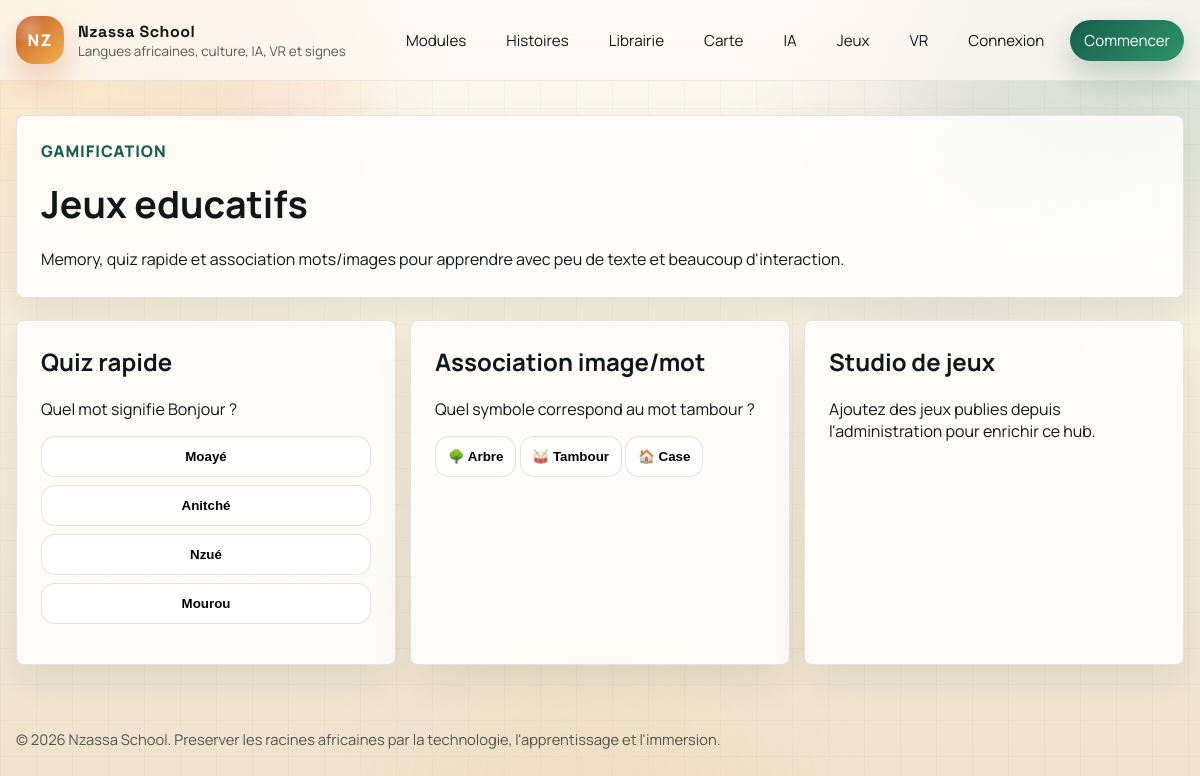
Before: /jeux/ with the older database file.
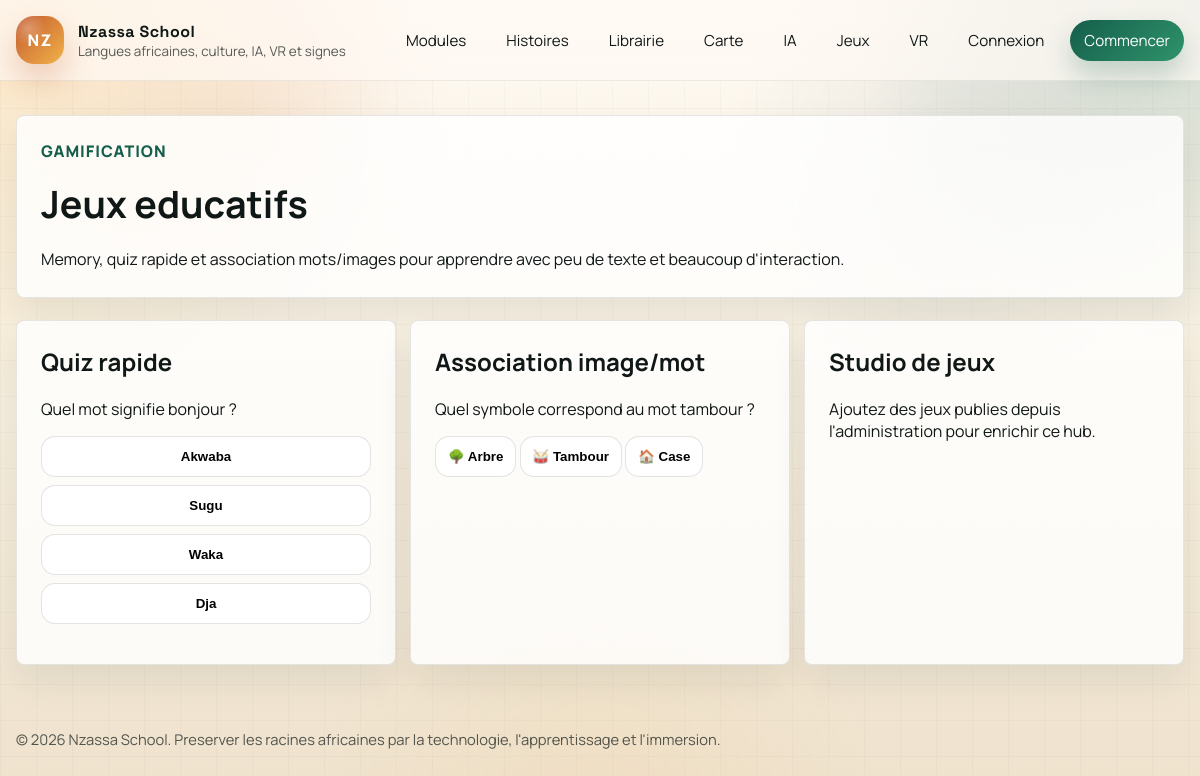
After: the same page with the newer database file.
### nzassa_app/models.py (models this page shows, shortened)
class Traduction(models.Model):
    LANGUES_CHOIX = [
        ("FR", "Francais"),
        ("BAO", "Baoule"),
        ("DIO", "Dioula"),
        ("LSI", "Langue des Signes"),
    ]
    mot_origine = models.CharField(max_length=200, verbose_name="Mot ou phrase")
    langue_cible = models.CharField(max_length=10, choices=LANGUES_CHOIX)
    resultat_traduction = models.TextField()
    video_signe = models.FileField(upload_to="videos/", null=True, blank=True)
    date_ajout = models.DateTimeField(auto_now_add=True)
    class Meta:
        ordering = ["mot_origine"]

### nzassa_app/views.py (the view)
# urls.py: path("jeux/", games_hub, name="games_hub"),
@require_GET
def games_hub(request):
    games = EducationalGame.objects.filter(is_published=True).select_related("language")
    fallback_game = build_landing_game_pack()
    return render(
        request,
        "nzassa_app/games_hub.html",
        {"games": games, "fallback_game": fallback_game},
    )

### nzassa_app/views.py (called while the page is built, shortened)
def get_translation_examples():
    examples = []
    for traduction in Traduction.objects.order_by("date_ajout")[:6]:
        examples.append(
            {
                "source": traduction.mot_origine,
                "target": traduction.resultat_traduction,
                "language_code": traduction.langue_cible,
                "language": traduction.get_langue_cible_display(),
                "voice": LANGUAGE_VOICE_MAP.get(traduction.langue_cible, "fr-FR"),
            }
        )
    if examples:
        return examples

### nzassa_app/templates/nzassa_app/games_hub.html (shortened to what this page needs)
{% extends "nzassa_app/base.html" %}
{% block content %}
<div class="stack">
    <section class="hero">
        <p style="margin-top:0;color:var(--forest);font-weight:900;text-transform:uppercase;letter-spacing:.06em;">Gamification</p>
        <h1 style="margin:0 0 8px;font-size:2.35rem;">Jeux educatifs</h1>
        <p style="line-height:1.75;margin-bottom:0;">Memory, quiz rapide et association mots/images pour apprendre avec peu de texte et beaucoup d'interaction.</p>
    </section>
    <section class="grid">
        <article class="game-card">
            <h2 style="margin-top:0;">Quiz rapide</h2>
            <p id="quiz-question">{{ fallback_game.quiz.question }}</p>
            <div style="display:grid;gap:8px;">
                {% for choice in fallback_game.quiz.choices %}
                    <button class="choice" data-answer="{{ fallback_game.quiz.answer }}">{{ choice }}</button>
                {% endfor %}
            </div>
        </article>
        <article class="game-card">
            <h2 style="margin-top:0;">Association image/mot</h2>
            <p>{{ fallback_game.match.prompt }}</p>
            {% for choice in fallback_game.match.choices %}
                <button class="choice" data-match="{{ choice.label }}" data-answer="{{ fallback_game.match.answer }}">{{ choice.emoji }} {{ choice.label }}</button>
            {% endfor %}
        </article>
        {% for game in games %}
            <article class="game-card">
                <h2 style="margin-top:0;">{{ game.title }}</h2>
                <p>{{ game.get_game_type_display }} - {{ game.xp_reward }} XP</p>
                {% if game.language %}<p>{{ game.language.name }}</p>{% endif %}
            </article>
        {% empty %}
            <article class="game-card">
                <h2 style="margin-top:0;">Studio de jeux</h2>
                <p>Ajoutez des jeux publies depuis l'administration pour enrichir ce hub.</p>
            </article>
        {% endfor %}
    </section>
</div>
{% endblock %}

Changed rows visible on the page:
removed Traduction: choices "Moayé"
removed Traduction: choices "Anitché"
removed Traduction: choices "Nzué"
removed Traduction: choices "Mourou"
added Traduction: choices "Akwaba"
Other visible differences:
{{ fallback_game.quiz.question }}: "Quel mot signifie Bonjour ?" → "Quel mot signifie bonjour ?"
new list line: "Sugu"
new list line: "Waka"
new list line: "Dja"
